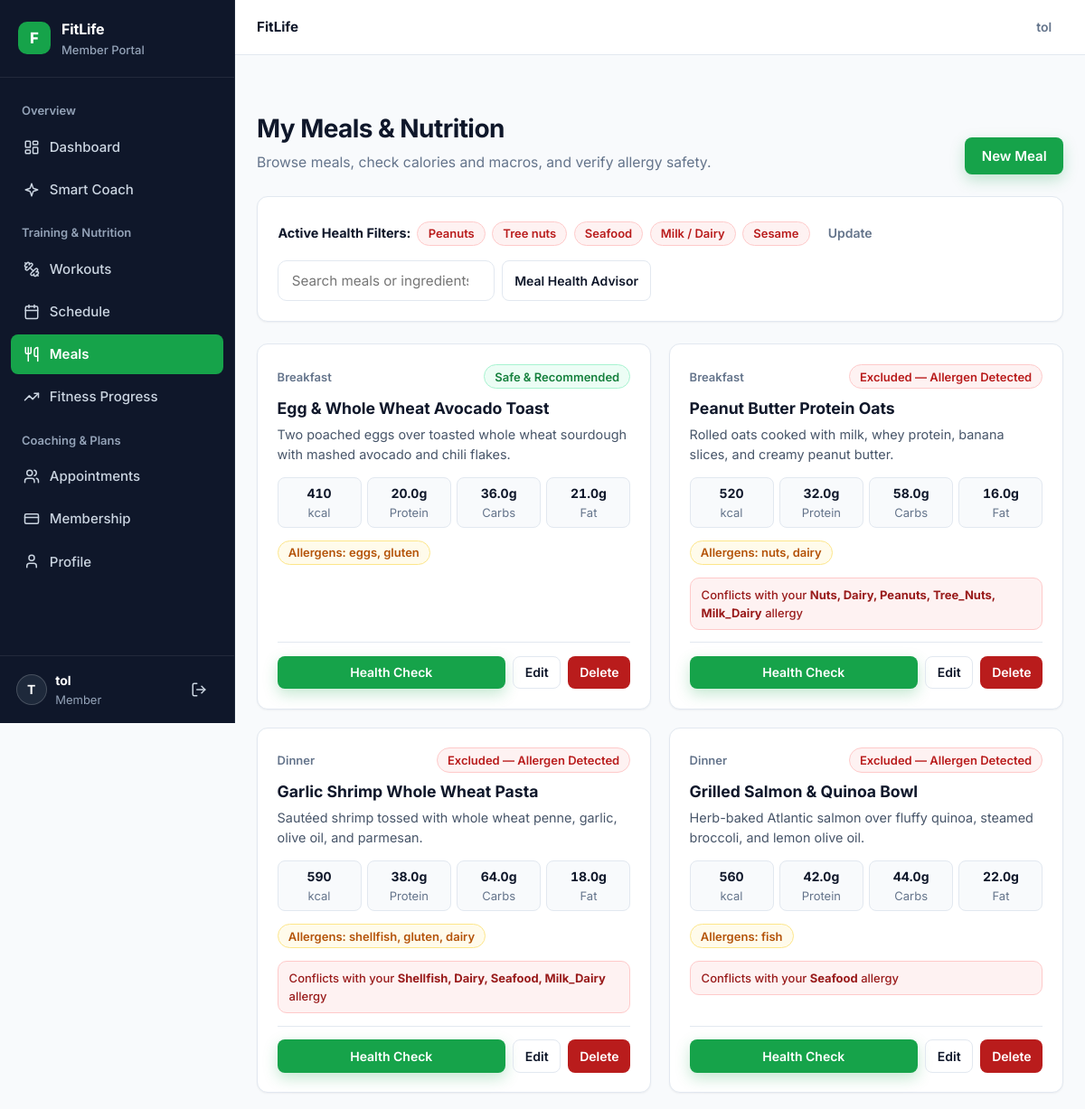
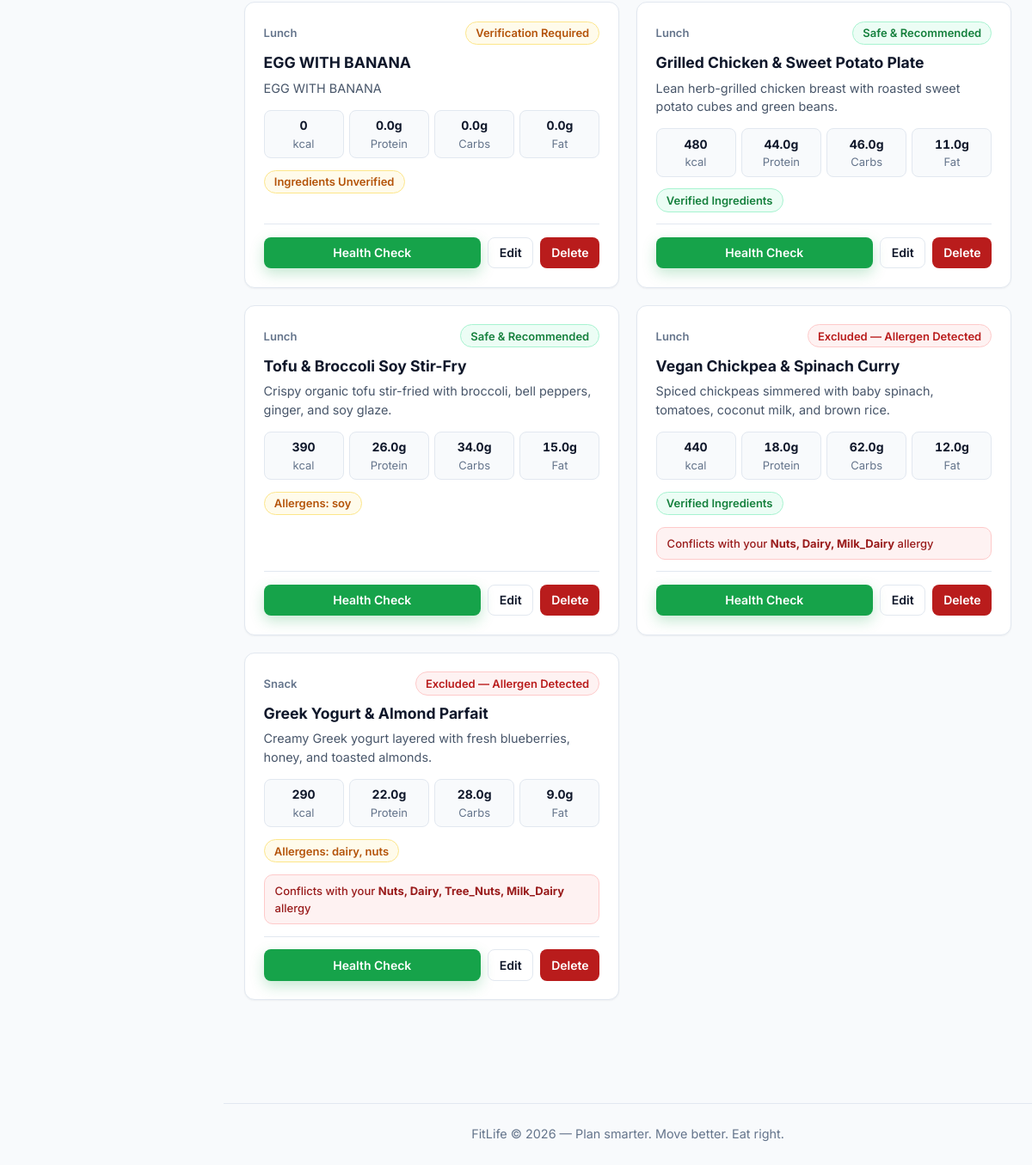
Screenshot of /meals/ (signed in) with the database file from the repository (2 pictures, top to bottom).
### fitnessplanner/accounts/models.py (models this page shows, shortened)
class Allergen(models.Model):
    slug = models.SlugField(max_length=40, unique=True)
    name = models.CharField(max_length=100)
    display_order = models.PositiveSmallIntegerField(default=0)
    class Meta:
        ordering = ['display_order', 'name']

### fitnessplanner/planner/models.py (models this page shows, shortened)
class Meal(models.Model):
    MEAL_TYPE_CHOICES = [
        ('breakfast', 'Breakfast'),
        ('lunch', 'Lunch'),
        ('dinner', 'Dinner'),
        ('snack', 'Snack'),
    ]
    name = models.CharField(max_length=200)
    description = models.TextField(blank=True)
    meal_type = models.CharField(max_length=20, choices=MEAL_TYPE_CHOICES, default='lunch')
    allergens = models.TextField(
        blank=True,
        default='',
        help_text='Comma-separated allergens e.g. nuts, dairy, gluten, eggs, shellfish, soy, fish',
    )
    dietary_tags = models.TextField(
        blank=True,
        default='',
        help_text='Comma-separated tags e.g. vegetarian, vegan, keto, low_sodium, high_protein',
    )
    ingredients = models.TextField(
        blank=True,
        default='',
        help_text='Comma-separated list of verified meal ingredients',
    )
    cross_contact_notes = models.TextField(
        blank=True,
        default='',
        help_text='Optional cross-contact or facility allergen notes',
    )
    ingredients_verified = models.BooleanField(
        default=False,
        help_text='True only when all ingredients and cross-contact details are known',
    )
    calories = models.PositiveIntegerField(default=0)
    protein_g = models.FloatField(default=0)
    carbs_g = models.FloatField(default=0)
    fat_g = models.FloatField(default=0)
    def get_allergens_list(self):
        if self.allergens:
            return [a.strip().lower() for a in self.allergens.split(',') if a.strip()]
        return []
    def get_dietary_tags_list(self):
        if self.dietary_tags:
            return [t.strip().lower() for t in self.dietary_tags.split(',') if t.strip()]
        return []
    @property
    def total_calories(self):
        item_total = sum(i.calories for i in self.items.all())
        return item_total if item_total > 0 else self.calories
    @property
    def total_protein(self):
        item_total = sum(i.protein_g for i in self.items.all())
        return round(item_total if item_total > 0 else self.protein_g, 1)
    @property
    def total_carbs(self):
        item_total = sum(i.carbs_g for i in self.items.all())
        return round(item_total if item_total > 0 else self.carbs_g, 1)
    @property
    def total_fat(self):
        item_total = sum(i.fat_g for i in self.items.all())
        return round(item_total if item_total > 0 else self.fat_g, 1)

### fitnessplanner/planner/views.py (the view)
# urls.py: path('meals/', views.meal_list, name='meal_list'),
@login_required
def meal_list(request):
    profile, _ = UserProfile.objects.get_or_create(user=request.user)
    meals = Meal.objects.all().order_by('meal_type', 'name')
    meal_rows = []
    for meal in meals:
        analysis = analyze_meal_health(meal, profile)
        meal_rows.append({'meal': meal, 'analysis': analysis})
    return render(request, 'planner/meals_list.html', {
        'meals': meals,
        'meal_rows': meal_rows,
        'profile': profile,
    })

### fitnessplanner/accounts/models.py (called while the page is built)
    def get_allergies_list(self):
        items = [a.strip().lower() for a in self.allergies.split(',') if a.strip()] if self.allergies else []
        if self.custom_allergies:
            items.extend([a.strip().lower() for a in self.custom_allergies.split(',') if a.strip()])
        return list(dict.fromkeys(items))

    def get_health_conditions_list(self):
        if self.health_conditions:
            return [c.strip().lower() for c in self.health_conditions.split(',') if c.strip()]
        return []

    def label(self):
        if self.allergen.slug == 'other' and self.custom_name:
            return self.custom_name
        return self.allergen.name

### templates/planner/meals_list.html (shortened to what this page needs)
{% extends "base.html" %}
{% block content %}
  {% include "components/page_header.html" with title="My Meals & Nutrition" subtitle="Browse meals, check calories and macros, and verify allergy safety." action_label="New Meal" action_url="/meals/add/" %}
  <div class="card mb-3">
    <div class="card-body" style="display:flex; justify-content:space-between; align-items:center; flex-wrap:wrap; gap:.75rem;">
      <div style="display:flex; flex-wrap:wrap; gap:.45rem; align-items:center;">
        <strong style="font-size:.9rem;">Active Health Filters:</strong>
        {% if profile.user.dietary_profile.no_known_allergies %}
          {% include "components/status_badge.html" with text="No Known Allergies" variant="success" %}
        {% elif profile.user.member_allergies.all %}
          {% for ma in profile.user.member_allergies.all %}
            {% include "components/status_badge.html" with text=ma.label variant="danger" %}
          {% endfor %}
        {% else %}
          {% for a in profile.get_allergies_display_list %}
            {% include "components/status_badge.html" with text=a variant="danger" %}
          {% empty %}
            {% include "components/status_badge.html" with text="None Listed" variant="neutral" %}
          {% endfor %}
        {% endif %}
        <a href="{% url 'accounts:allergy_assessment' %}?from=profile" class="btn btn-ghost btn-sm">Update</a>
      </div>
      <div style="display:flex; gap:.5rem; flex-wrap:wrap;">
        <input type="search" id="mealSearch" class="form-control" placeholder="Search meals or ingredients..." aria-label="Search meals" style="max-width:240px;">
        <a class="btn btn-outline btn-sm" href="{% url 'planner:meal_health_check' %}">Meal Health Advisor</a>
      </div>
    </div>
  </div>
  {% if meal_rows %}
    <div class="meals-grid" id="mealsGrid">
      {% for row in meal_rows %}
        {% with meal=row.meal analysis=row.analysis %}
        <article class="meal-card-item">
          <div class="meal-card-top">
            <span style="font-size:.8125rem; font-weight:600; color:var(--text-muted);">{{ meal.get_meal_type_display }}</span>
            {% include "components/status_badge.html" with text=analysis.verdict variant=analysis.verdict_class %}
          </div>
          <h4 class="meal-card-title">{{ meal.name }}</h4>
          <p class="meal-card-desc">{{ meal.description|default:"No description yet." }}</p>
          <div class="meal-macro-row">
            <div class="meal-macro-pill">
              <strong>{{ meal.total_calories }}</strong>
              <span>kcal</span>
            </div>
            <div class="meal-macro-pill">
              <strong>{{ meal.total_protein }}g</strong>
              <span>Protein</span>
            </div>
            <div class="meal-macro-pill">
              <strong>{{ meal.total_carbs }}g</strong>
              <span>Carbs</span>
            </div>
            <div class="meal-macro-pill">
              <strong>{{ meal.total_fat }}g</strong>
              <span>Fat</span>
            </div>
          </div>
          <div class="meal-card-badges">
            {% if analysis.missing_verification %}
              {% include "components/status_badge.html" with text="Ingredients Unverified" variant="warning" %}
            {% elif meal.get_allergens_list %}
              {% include "components/status_badge.html" with text="Allergens: "|add:meal.allergens variant="warning" %}
            {% else %}
              {% include "components/status_badge.html" with text="Verified Ingredients" variant="success" %}
            {% endif %}
          </div>
          {% if analysis.allergy_conflicts %}
            <div class="alert alert-danger" style="padding:.5rem .75rem; font-size:.8125rem; margin-bottom:.85rem;">
              Conflicts with your <strong>{{ analysis.allergy_conflicts|join:", "|title }}</strong> allergy
            </div>
          {% endif %}
          <div class="meal-card-actions">
            <a class="btn btn-primary btn-sm btn-health" href="{% url 'planner:meal_health_check_detail' meal.pk %}">Health Check</a>
            <a class="btn btn-outline btn-sm" href="{% url 'planner:meal_edit' meal.pk %}">Edit</a>
            <a class="btn btn-danger btn-sm" href="{% url 'planner:meal_delete' meal.pk %}">Delete</a>
          </div>
        </article>
        {% endwith %}
      {% endfor %}
    </div>
  {% else %}
    {% include "components/empty_state.html" with title="No meals yet" message="Add your first meal and start building a safe nutrition plan." cta_label="Add your first meal" cta_url="/meals/add/" %}
  {% endif %}
{% endblock %}

### templates/base.html (shortened to what this page needs)
{% load static %}<!doctype html>
<html lang="en">
  <head>
    <link href="{% static 'css/styles.css' %}" rel="stylesheet">
  </head>
  <body>
    {% block body %}
    {% if user.is_authenticated %}
      <div class="app-shell">
        <aside class="app-sidebar" id="memberSidebar" aria-label="Member navigation">
          <div class="app-sidebar-brand">
            <div class="app-brand-mark">F</div>
            <div class="app-brand-text">
              <strong>FitLife</strong>
              <span>Member Portal</span>
            </div>
          </div>
          <nav class="app-sidebar-nav">
            <div class="app-sidebar-label">Overview</div>
            <a href="{% url 'planner:index' %}" class="app-nav-link {% if request.resolver_match.url_name == 'index' %}active{% endif %}">
              {% include "components/icon.html" with name="dashboard" %} Dashboard
            </a>
            <a href="{% url 'planner:smart_suggestions' %}" class="app-nav-link {% if 'suggestions' in request.resolver_match.url_name %}active{% endif %}">
              {% include "components/icon.html" with name="sparkles" %} Smart Coach
            </a>
            <div class="app-sidebar-label">Training &amp; Nutrition</div>
            <a href="{% url 'planner:workout_list' %}" class="app-nav-link {% if 'workout' in request.resolver_match.url_name %}active{% endif %}">
              {% include "components/icon.html" with name="dumbbell" %} Workouts
            </a>
            <a href="{% url 'planner:schedule_list' %}" class="app-nav-link {% if 'schedule' in request.resolver_match.url_name %}active{% endif %}">
              {% include "components/icon.html" with name="calendar" %} Schedule
            </a>
            <a href="{% url 'planner:meal_list' %}" class="app-nav-link {% if 'meal' in request.resolver_match.url_name %}active{% endif %}">
              {% include "components/icon.html" with name="utensils" %} Meals
            </a>
            <a href="{% url 'accounts:progress' %}" class="app-nav-link {% if request.resolver_match.url_name == 'progress' %}active{% endif %}">
              {% include "components/icon.html" with name="trending-up" %} Fitness Progress
            </a>
            <div class="app-sidebar-label">Coaching &amp; Plans</div>
            <a href="{% url 'planner:instructor_list' %}" class="app-nav-link {% if 'instructor' in request.resolver_match.url_name %}active{% endif %}">
              {% include "components/icon.html" with name="users" %} Appointments
            </a>
            <a href="{% url 'planner:membership_list' %}" class="app-nav-link {% if 'membership' in request.resolver_match.url_name %}active{% endif %}">
              {% include "components/icon.html" with name="credit-card" %} Membership
            </a>
            <a href="{% url 'accounts:profile' %}" class="app-nav-link {% if 'profile' in request.resolver_match.url_name %}active{% endif %}">
              {% include "components/icon.html" with name="user" %} Profile
            </a>
          </nav>
          <div class="app-sidebar-footer">
            <div class="app-sidebar-user">
              <div class="app-user-avatar">{{ user.username|slice:":1"|upper }}</div>
              <div class="app-user-meta">
                <strong>{{ user.username }}</strong>
                <small>Member</small>
              </div>
            </div>
            <form action="{% url 'logout' %}" method="post" style="margin:0;">
              <button class="btn btn-ghost btn-sm" style="color:#CBD5E1;" type="submit" aria-label="Logout">
                {% include "components/icon.html" with name="logout" %}
              </button>
            </form>
          </div>
        </aside>
        <div class="app-main">
          <header class="app-topbar">
            <div class="app-topbar-left">
              <span style="font-weight:700; font-size:.95rem; color:var(--text);">FitLife</span>
            </div>
            <div class="flex" style="gap:.75rem;">
              <a href="{% url 'accounts:profile' %}" class="btn btn-ghost btn-sm">{{ user.username }}</a>
            </div>
          </header>
    {% endif %}
          <main id="main-content" class="{% if user.is_authenticated %}app-content{% endif %}">
            {% block content %}{% endblock %}
          </main>
          {% block footer %}
          <footer class="fl-footer">
            <div class="container">
              FitLife &copy; {% now "Y" %} — Plan smarter. Move better. Eat right.
            </div>
          </footer>
          {% endblock %}
    {% if user.is_authenticated %}
        </div>
      </div>
    {% endif %}
    {% endblock %}
  </body>
</html>

### templates/components/status_badge.html
<span class="badge badge-{{ variant|default:'neutral' }}">{{ text }}</span>

### templates/planner/meals_list.html (style rules this page uses)
.meals-grid { display: grid; grid-template-columns: repeat(auto-fill, minmax(330px, 1fr)); gap: 1.25rem; }
.meal-card-item { background: var(--surface); border: 1px solid var(--border); border-radius: var(--radius); padding: 1.35rem; box-shadow: var(--shadow-sm); display: flex; flex-direction: column; height: 100%; transition: transform .15s ease, box-shadow .15s ease; }
.meal-card-top { display: flex; justify-content: space-between; align-items: center; gap: .5rem; flex-wrap: wrap; margin-bottom: .65rem; }
.meal-card-title { font-size: 1.1rem; font-weight: 700; color: var(--text); margin: 0 0 .4rem; line-height: 1.3; }
.meal-card-desc { color: var(--text-secondary); font-size: .9rem; line-height: 1.5; margin: 0 0 .9rem; }
.meal-macro-row { display: grid; grid-template-columns: repeat(4, 1fr); gap: .4rem; margin-bottom: .85rem; }
.meal-macro-pill { background: var(--bg); border: 1px solid var(--border); border-radius: var(--radius-sm); padding: .4rem .35rem; text-align: center; font-variant-numeric: tabular-nums; }
.meal-macro-pill strong { display: block; font-size: .875rem; color: var(--text); }
.meal-macro-pill span { display: block; font-size: .8125rem; color: var(--text-muted); }
.meal-card-badges { display: flex; flex-wrap: wrap; gap: .4rem; margin-bottom: .85rem; }
.meal-card-actions { margin-top: auto; padding-top: .9rem; border-top: 1px solid var(--border); display: flex; flex-wrap: wrap; gap: .5rem; }
.meal-card-actions .btn-health { flex: 1 1 130px; }

### rows the page displays
Allergen: name "Peanuts"
Allergen: name "Tree nuts"
Allergen: name "Seafood"
Allergen: name "Milk / Dairy"
Allergen: name "Sesame"
Meal: meal.meal_type "Breakfast", text "Safe & Recommended Allergens: eggs, gluten", meal.name "Egg & Whole Wheat Avocado Toast", meal.description "Two poached eggs over toasted whole wheat sourdough with mashed avocado and chili flakes.", meal.total_calories "410", meal.total_protein "20.0", meal.total_carbs "36.0", meal.total_fat "21.0"
Meal: meal.meal_type "Breakfast", text "Excluded — Allergen Detected Allergens: nuts, dairy", meal.name "Peanut Butter Protein Oats", meal.description "Rolled oats cooked with milk, whey protein, banana slices, and creamy peanut butter.", meal.total_calories "520", meal.total_protein "32.0", meal.total_carbs "58.0", meal.total_fat "16.0", analysis.allergy_conflicts "Nuts, Dairy, Peanuts, Tree_Nuts, Milk_Dairy"
Meal: meal.meal_type "Dinner", text "Excluded — Allergen Detected Allergens: shellfish, gluten, dairy", meal.name "Garlic Shrimp Whole Wheat Pasta", meal.description "Sautéed shrimp tossed with whole wheat penne, garlic, olive oil, and parmesan.", meal.total_calories "590", meal.total_protein "38.0", meal.total_carbs "64.0", meal.total_fat "18.0", analysis.allergy_conflicts "Shellfish, Dairy, Seafood, Milk_Dairy"
Meal: meal.meal_type "Dinner", text "Excluded — Allergen Detected Allergens: fish", meal.name "Grilled Salmon & Quinoa Bowl", meal.description "Herb-baked Atlantic salmon over fluffy quinoa, steamed broccoli, and lemon olive oil.", meal.total_calories "560", meal.total_protein "42.0", meal.total_carbs "44.0", meal.total_fat "22.0", analysis.allergy_conflicts "Seafood"
Meal: meal.meal_type "Lunch", text "Verification Required Ingredients Unverified", meal.name "EGG WITH BANANA", meal.description "EGG WITH BANANA", meal.total_calories "0", meal.total_protein "0.0", meal.total_carbs "0.0", meal.total_fat "0.0"
Meal: meal.meal_type "Lunch", text "Safe & Recommended Verified Ingredients", meal.name "Grilled Chicken & Sweet Potato Plate", meal.description "Lean herb-grilled chicken breast with roasted sweet potato cubes and green beans.", meal.total_calories "480", meal.total_protein "44.0", meal.total_carbs "46.0", meal.total_fat "11.0"
Meal: meal.meal_type "Lunch", text "Safe & Recommended Allergens: soy", meal.name "Tofu & Broccoli Soy Stir-Fry", meal.description "Crispy organic tofu stir-fried with broccoli, bell peppers, ginger, and soy glaze.", meal.total_calories "390", meal.total_protein "26.0", meal.total_carbs "34.0", meal.total_fat "15.0"
Meal: meal.meal_type "Lunch", text "Excluded — Allergen Detected Verified Ingredients", meal.name "Vegan Chickpea & Spinach Curry", meal.description "Spiced chickpeas simmered with baby spinach, tomatoes, coconut milk, and brown rice.", meal.total_calories "440", meal.total_protein "18.0", meal.total_carbs "62.0", meal.total_fat "12.0", analysis.allergy_conflicts "Nuts, Dairy, Milk_Dairy"
Meal: meal.meal_type "Snack", text "Excluded — Allergen Detected Allergens: dairy, nuts", meal.name "Greek Yogurt & Almond Parfait", meal.description "Creamy Greek yogurt layered with fresh blueberries, honey, and toasted almonds.", meal.total_calories "290", meal.total_protein "22.0", meal.total_carbs "28.0", meal.total_fat "9.0", analysis.allergy_conflicts "Nuts, Dairy, Tree_Nuts, Milk_Dairy"

### other values shown
{{ user.username|slice:":1"|upper }} "T"
{{ user.username }} "tol"
{{ title }} "My Meals & Nutrition"
{{ subtitle }} "Browse meals, check calories and macros, and verify allergy safety."
{{ action_label }} "New Meal"
